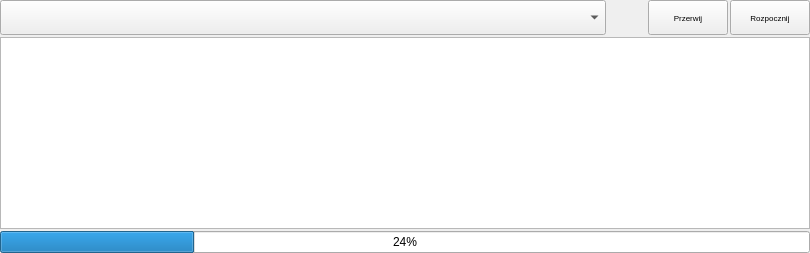
      <widget class="QWidget" name="tabTester">
       <attribute name="title">
        <string>Tester</string>
       </attribute>
       <layout class="QGridLayout" name="gridLayout_2">
        <property name="leftMargin">
         <number>0</number>
        </property>
        <property name="topMargin">
         <number>0</number>
        </property>
        <property name="rightMargin">
         <number>0</number>
        </property>
        <property name="bottomMargin">
         <number>0</number>
        </property>
        <property name="spacing">
         <number>2</number>
        </property>
        <item row="0" column="0">
         <layout class="QHBoxLayout" name="horizontalLayout">
          <item>
           <widget class="QComboBox" name="comboBoxScenarioTitle">
            <property name="minimumSize">
             <size>
              <width>606</width>
              <height>35</height>
             </size>
            </property>
            <property name="maximumSize">
             <size>
              <width>606</width>
              <height>35</height>
             </size>
            </property>
           </widget>
          </item>
          <item>
           <spacer name="horizontalSpacer">
            <property name="orientation">
             <enum>Qt::Horizontal</enum>
            </property>
            <property name="sizeHint" stdset="0">
             <size>
              <width>40</width>
              <height>20</height>
             </size>
            </property>
           </spacer>
          </item>
          <item>
           <widget class="QPushButton" name="pushButtonScenarioStop">
            <property name="minimumSize">
             <size>
              <width>80</width>
              <height>35</height>
             </size>
            </property>
            <property name="maximumSize">
             <size>
              <width>80</width>
              <height>35</height>
             </size>
            </property>
            <property name="font">
             <font>
              <pointsize>6</pointsize>
             </font>
            </property>
            <property name="text">
             <string>Przerwij</string>
            </property>
           </widget>
          </item>
          <item>
           <widget class="QPushButton" name="pushButtonScenarioStart">
            <property name="minimumSize">
             <size>
              <width>80</width>
              <height>35</height>
             </size>
            </property>
            <property name="maximumSize">
             <size>
              <width>80</width>
              <height>35</height>
             </size>
            </property>
            <property name="font">
             <font>
              <pointsize>6</pointsize>
             </font>
            </property>
            <property name="text">
             <string>Rozpocznij</string>
            </property>
           </widget>
          </item>
         </layout>
        </item>
        <item row="1" column="0">
         <widget class="QTextBrowser" name="textBrowserScenario"/>
        </item>
        <item row="2" column="0">
         <widget class="QProgressBar" name="progressBarScenario">
          <property name="value">
           <number>24</number>
          </property>
         </widget>
        </item>
       </layout>
      </widget>
